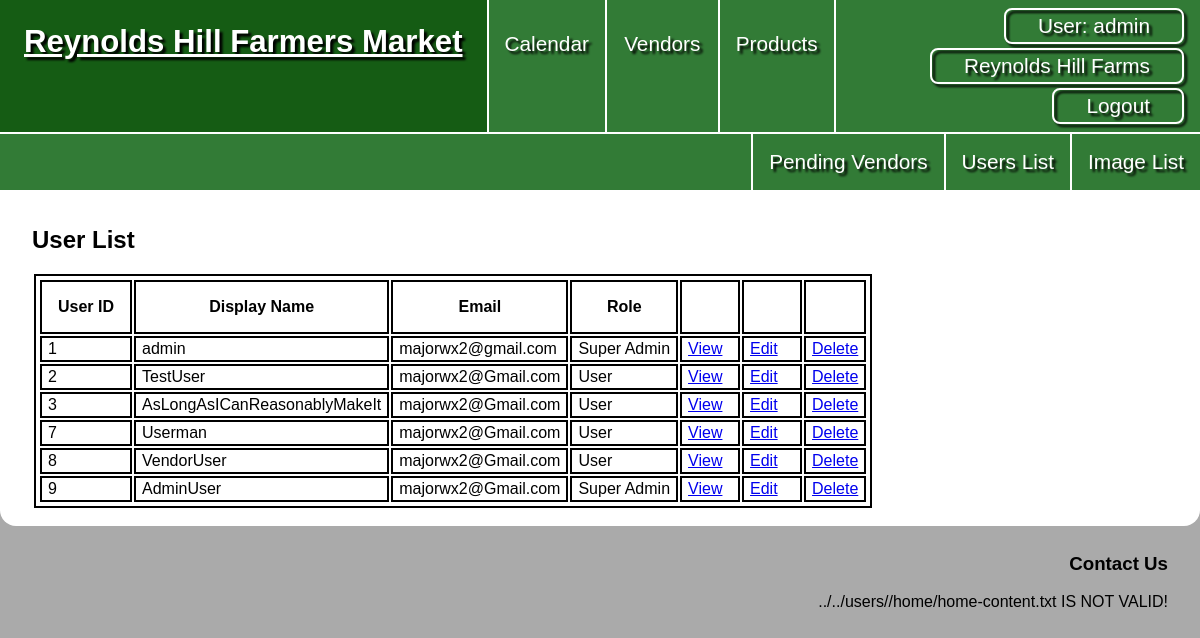
The app's page /users/list.php (signed in) with its own data.
### tables this page shows
CREATE TABLE `users` (
  `user_id` int NOT NULL,
  `display_name` varchar(30) NOT NULL,
  `hashed_password` varchar(255) NOT NULL,
  `email` varchar(50) NOT NULL,
  `role` char(1) NOT NULL
);

### private/initialize.php (called while the page is built, shortened)
<?php
  require_once('functions.php');
  require_once('classes/Session.class.php');
  require_once('classes/DatabaseObject.class.php');
  require_once('classes/User.class.php');
  $session = new Session;
?>

### private/classes/Session.class.php (called while the page is built, shortened)
<?php
class Session
{
  private $user_id;
  private $last_login;
  private $role;
  public $active_vendor_id;
  public function is_logged_in() {
    return isset($this->user_id) && $this->last_login_is_recent();
  }
  public function is_admin_logged_in() {
    return $this->is_logged_in() && ($this->role == 'a' || $this->role == 's');
  }
  public function has_vendor() {
    return isset($this->active_vendor_id);
  }
  private function check_stored_login() {
    if (isset($_SESSION['user_id'])) {
      $this->user_id = $_SESSION['user_id'];
      $this->display_name = $_SESSION['display_name'];
      $this->last_login = $_SESSION['last_login'];
      $this->role = $_SESSION['role'];
      $this->active_vendor_id = $_SESSION['active_vendor_id'];
      $this->active_vendor_name = $_SESSION['active_vendor_name'];
      $this->is_pending = $_SESSION['is_pending'];
    }
  }
  private function last_login_is_recent() {
    if (!isset($this->last_login)) {
      return false;
    } else if (($this->last_login + self::MAX_LOGIN_AGE) < time()) {
      return false;
    } else {
      return true;
    }
  }
  public function get_user_id() {
    return $this->user_id;
  }
}

### private/classes/DatabaseObject.class.php (called while the page is built, shortened)
<?php
class DatabaseObject {
  static protected $database;
  static protected $table_name = "";
  static public function set_database($database) {
    self::$database = $database;
  }
  static public function find_by_sql($sql) {
    $result = self::$database->query($sql);
    $object_array = [];
    while($record = $result->fetch_assoc()) {
      $object_array[] = static::instantiate($record);
    }
    if(count($object_array) > 0){
      return $object_array;
    } else {
      return false;
    }
  }
  static public function find_all() {
    $sql = "SELECT * FROM " . static::$table_name;
    return static::find_by_sql($sql);
  }
  static protected function instantiate($record) {
    $object = new static;
    foreach($record as $property => $value) {
      if(property_exists($object, $property)) {
        $object->$property = $value;
      }
    }
    return $object;
  }
}
?>

### private/classes/User.class.php (called while the page is built, shortened)
<?php
class User extends DatabaseObject {
  public $role;
  public function __construct($args=[]){
    $this->role = $args['role'] ?? '';
  }
  public function role_to_string() {
    switch ($this->role) {
      case 's':
        return 'Super Admin';
        break;
      case 'm':
        return 'User';
        break;
    }
  }
}
?>

### public/users/list.php (the view, shortened to what this page needs)
<?php require_once('../../private/initialize.php');
$users = User::find_all();
?>
<?php include(SHARED_PATH . '/public_header.php'); ?>
  <main>
    <h2>User List</h2>
      <table>
        <tr>
          <th>User ID</th>
          <th>Display Name</th>
          <th>Email</th>
          <th>Role</th>
          <th></th>
          <th></th>
          <th></th>
        </tr>
      <?php foreach($users as $user) {?>
          <tr>
            <td><?php echo $user->user_id; ?></td>
            <td><?php echo $user->display_name; ?></td>
            <td><?php echo $user->email; ?></td>
            <td><?php echo $user->role_to_string(); ?></td>
            <td><a href="<?php echo url_for('/users/show.php?id=' . $user->user_id); ?>">View</a></td>
            <td><a href="<?php echo url_for('/users/edit.php?id=' . $user->user_id); ?>">Edit</a></td>
            <td><a href="<?php echo url_for('/users/delete.php?id=' . $user->user_id); ?>">Delete</a></td>
          </tr>
      <?php } ?>
      </table>
  </main>
<?php include(SHARED_PATH . '/public_footer.php'); ?>

### private/shared/public_header.php (shortened to what this page needs)
<!DOCTYPE html>
<html lang="en">
<head>
  <link rel="stylesheet" href="<?php echo url_for("/css/styles.css"); ?>">
</head>
<body>
  <div id="wrapper">
    <header>
      <nav>
        <a href="<?php echo url_for('/index.php') ?>">
          <h1>Reynolds Hill Farmers Market</h1>
        </a>
        <ul>
          <li><a href="<?php echo url_for('/calendar.php') ?>">Calendar</a></li>
          <li><a href="<?php echo url_for('/vendors.php') ?>">Vendors</a></li>
          <li><a href="<?php echo url_for('/products.php') ?>">Products</a></li>
          <?php
          if ($session->is_logged_in()) { ?>
            <li id="logged-in">
              <a href="<?php echo url_for('/users/show.php?id=' . $session->get_user_id()); ?>"><span>User: <?php echo $session->display_name; ?></span></a>
              <?php
                if($session->has_vendor() && !$session->is_pending ){
                  echo '<a href="' . url_for('/vendors/user_view.php?id=' . $session->active_vendor_id) . '">' . $session->active_vendor_name . '</a>';
                }
              ?>
              <a href="<?php echo url_for('/logout.php'); ?>">Logout</a>
            </li>
          <?php }
          else { ?>
            <li><a href="<?php echo url_for('/signup.php') ?>">Become a Vendor</a></li>
            <li><a href="<?php echo url_for('/login.php') ?>">Login</a></li>
          <?php } ?>
        </ul>
        <?php
        if ($session->is_admin_logged_in()) {?>
          <ul>
            <li><a href="<?php echo url_for('/pending_vendors/list.php') ?>">Pending Vendors</a></li>
            <li><a href="<?php echo url_for('/users/list.php') ?>">Users List</a></li>
            <li><a href="<?php echo url_for('/images/list.php') ?>">Image List</a></li>
          </ul>
        <?php } ?>
      </nav>
    </header>

### public/css/styles.css (style rules this page uses)
* { box-sizing: border-box; }
html { font: 16px Verdana, Geneva, Tahoma, sans-serif; }
body { background-color: #aaa; margin: 0; }
#wrapper { background-color: #fff; border-radius: 0 0 1rem 1rem; max-width: 1400px; margin: 0 auto; }
header { background-color: #327b36; color: #fff; }
header a { color: #fff; flex-shrink: 2; text-decoration: none; }
h1 { filter: drop-shadow(3px 3px 1px #000); margin: 0; min-width: 325px; padding: 1.5rem; text-wrap: wrap; }
header nav { display: grid; flex-grow: 1; grid-template-columns: auto 1fr; font-size: 1.3rem; height: min-content; min-height: 96px; }
nav ul { display: flex; flex: 1; list-style: none; margin: 0; padding: 0; }
nav li { align-items: stretch; border-left: #fff 2px solid; display: flex; flex: 1; }
header nav li a { filter: drop-shadow(3px 3px 1px #000); text-align: center; }
header nav ul:first-of-type li a { flex-grow: 1; padding: 2rem 1rem; }
#logged-in { align-content: space-between; display: flex; flex-grow: 3; flex-shrink: 1; flex-wrap: wrap; flex-direction: row; row-gap: 4px; padding: .5rem 1rem; }
#logged-in a { border: #fff 2px solid; border-radius: .5rem; flex-grow: 0; height: min-content; margin-left: auto; padding: .25rem 2rem; justify-self: right; }
nav ul:nth-of-type(2) { border-top: #fff 2px solid; grid-column: span 2; }
nav ul:nth-of-type(2) li { flex-grow: 0; }
nav ul:nth-of-type(2) li:first-of-type { margin-left: auto; }
nav ul:nth-of-type(2) li a { padding: 1rem; text-wrap: nowrap; }
main { padding: 1rem 2rem; }
table, th, td, caption { border: 2px solid black; margin: 2px; padding: 2px; }
table { margin-top: .5rem; }
th { margin-top: 0; min-width: 60px; }
main:not(#calendar) th { padding: 1rem; }
td { padding: 2px 6px; vertical-align: top; }

### records on screen
users: display_name "admin", user_id "1", email "majorwx2@gmail.com", role "Super Admin"
users: user_id "2", display_name "TestUser", email "majorwx2@Gmail.com", role "User"
users: user_id "3", display_name "AsLongAsICanReasonablyMakeIt", email "majorwx2@Gmail.com", role "User"
users: user_id "7", display_name "Userman", email "majorwx2@Gmail.com", role "User"
users: user_id "8", display_name "VendorUser", email "majorwx2@Gmail.com", role "User"
users: user_id "9", display_name "AdminUser", email "majorwx2@Gmail.com", role "Super Admin"

### other values on screen
$session->active_vendor_name "Reynolds Hill Farms"
$filepath "../../users//home/home-content.txt"
